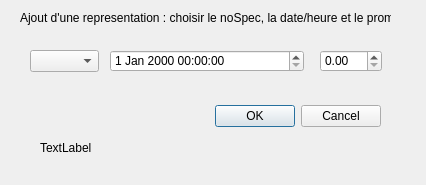
<?xml version="1.0" encoding="UTF-8"?>
<ui version="4.0">
 <class>Dialog</class>
 <widget class="QDialog" name="Dialog">
  <property name="geometry">
   <rect>
    <x>0</x>
    <y>0</y>
    <width>426</width>
    <height>185</height>
   </rect>
  </property>
  <property name="windowTitle">
   <string>Dialog</string>
  </property>
  <widget class="QDialogButtonBox" name="buttonBox">
   <property name="geometry">
    <rect>
     <x>40</x>
     <y>100</y>
     <width>341</width>
     <height>32</height>
    </rect>
   </property>
   <property name="orientation">
    <enum>Qt::Horizontal</enum>
   </property>
   <property name="standardButtons">
    <set>QDialogButtonBox::Cancel|QDialogButtonBox::Ok</set>
   </property>
  </widget>
  <widget class="QComboBox" name="comboBox">
   <property name="geometry">
    <rect>
     <x>30</x>
     <y>50</y>
     <width>69</width>
     <height>22</height>
    </rect>
   </property>
  </widget>
  <widget class="QDateTimeEdit" name="dateTimeEdit">
   <property name="geometry">
    <rect>
     <x>110</x>
     <y>50</y>
     <width>194</width>
     <height>22</height>
    </rect>
   </property>
  </widget>
  <widget class="QDoubleSpinBox" name="doubleSpinBox">
   <property name="geometry">
    <rect>
     <x>320</x>
     <y>50</y>
     <width>62</width>
     <height>22</height>
    </rect>
   </property>
  </widget>
  <widget class="QLabel" name="label">
   <property name="geometry">
    <rect>
     <x>40</x>
     <y>140</y>
     <width>351</width>
     <height>16</height>
    </rect>
   </property>
   <property name="text">
    <string>TextLabel</string>
   </property>
  </widget>
  <widget class="QLabel" name="label_2">
   <property name="geometry">
    <rect>
     <x>20</x>
     <y>10</y>
     <width>371</width>
     <height>16</height>
    </rect>
   </property>
   <property name="text">
    <string>Ajout d'une representation : choisir le noSpec, la date/heure et le promo</string>
   </property>
  </widget>
 </widget>
 <resources/>
 <connections>
  <connection>
   <sender>buttonBox</sender>
   <signal>accepted()</signal>
   <receiver>Dialog</receiver>
   <slot>accept()</slot>
   <hints>
    <hint type="sourcelabel">
     <x>248</x>
     <y>254</y>
    </hint>
    <hint type="destinationlabel">
     <x>157</x>
     <y>274</y>
    </hint>
   </hints>
  </connection>
  <connection>
   <sender>buttonBox</sender>
   <signal>rejected()</signal>
   <receiver>Dialog</receiver>
   <slot>reject()</slot>
   <hints>
    <hint type="sourcelabel">
     <x>316</x>
     <y>260</y>
    </hint>
    <hint type="destinationlabel">
     <x>286</x>
     <y>274</y>
    </hint>
   </hints>
  </connection>
 </connections>
</ui>
